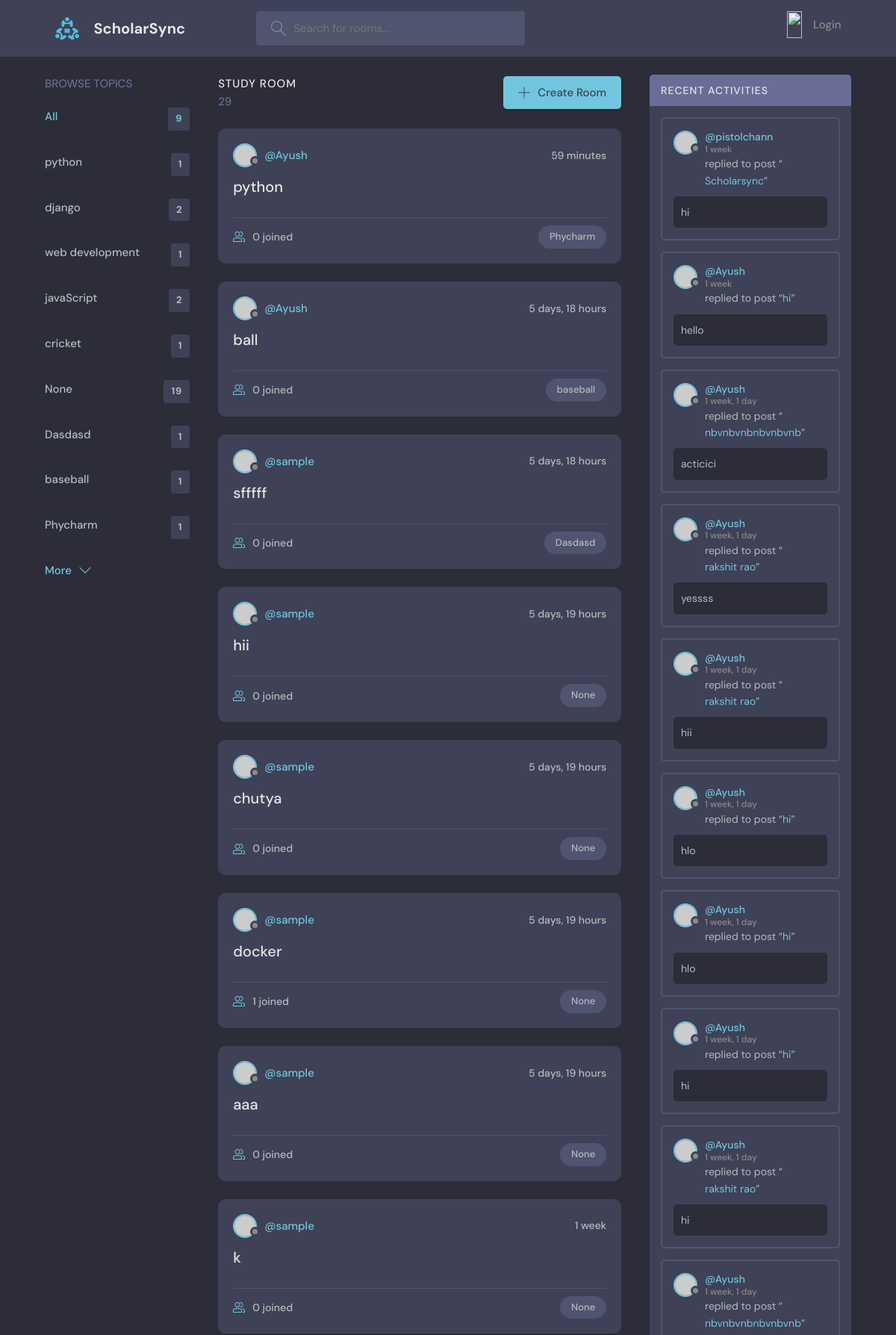
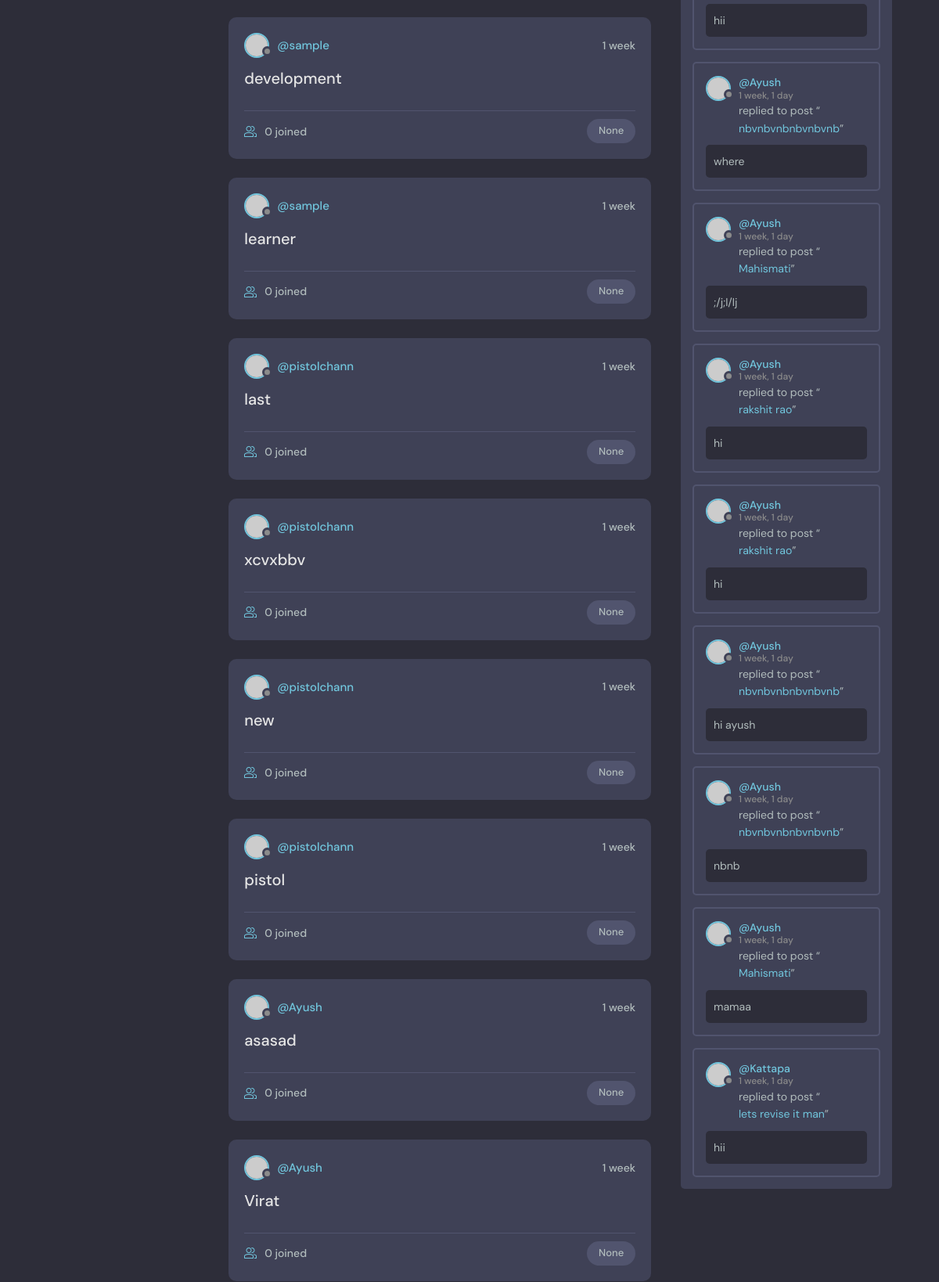
The page / (upper part) on the database its author committed (2 pictures, top to bottom).
### base/models.py (models this page shows, shortened)
class Topic(models.Model):
   name = models.CharField(max_length=200)

class Room(models.Model):
    host =   models.ForeignKey(User, on_delete=models.SET_NULL,null=True)
    topic = models.ForeignKey(Topic, on_delete=models.SET_NULL,null=True)
    name = models.CharField(max_length=200)
    description = models.TextField(null=True, blank=True)
    participants = models.ManyToManyField(User,related_name='participants',blank=True)
    updated = models.DateTimeField(auto_now=True)
    created = models.DateTimeField(auto_now_add=True)
    class Meta:
       ordering = ['-updated','-created']
    def __str__(self):
      return self.name

class Message(models.Model):
   user = models.ForeignKey(User, on_delete=models.CASCADE)
   room = models.ForeignKey(Room, on_delete=models.CASCADE)
   body = models.TextField()
   updated = models.DateTimeField(auto_now=True)
   created = models.DateTimeField(auto_now_add=True)
   class Meta:
       ordering = ['-updated','-created']

### base/views.py (the view)
# urls.py: path('',views.home,name="home"),
def home(request):
    q= request.GET.get('q') if request.GET.get('q')!=None else ''
    rooms = Room.objects.filter(
        Q(topic__name__icontains=q) |
        Q(name__icontains=q) |
        Q(description__icontains=q)
    )
    topics = Topic.objects.all()
    room_count = rooms.count()
    room_messages = Message.objects.filter(Q(room__topic__name__icontains=q))
    context = {'rooms':rooms,'topics':topics,
               'room_count':room_count,'room_messages': room_messages }
    return render(request, 'base/home.html',context )

### base/templates/base/home.html (shortened to what this page needs)
{% extends 'main.html' %}
{% block content %}
    <main class="layout layout--3">
      <div class="container">
        {% include 'base/topics_component.html'%}
        <div class="roomList">
          <div class="roomList__header">
            <div>
              <h2>Study Room</h2>
              <p>{{room_count}}</p>
            </div>
            <a class="btn btn--main" href='{% url "create-room"%}'>
              <svg version="1.1" xmlns="http://www.w3.org/2000/svg" width="32" height="32" viewBox="0 0 32 32">
                <title>add</title>
                <path
                  d="M16.943 0.943h-1.885v14.115h-14.115v1.885h14.115v14.115h1.885v-14.115h14.115v-1.885h-14.115v-14.115z"
                ></path>
              </svg>
              Create Room
            </a>
          </div>
          {% include 'base/feed_component.html' %}
        </div>
        {% include 'base/activity_component.html' %}
      </div>
    </main>
  {% endblock %}

### base/templates/base/topics_component.html (shortened to what this page needs)
        <div class="topics">
            <div class="topics__header">
              <h2>Browse Topics</h2>
            </div>
            <ul class="topics__list">
              <li>
                <a href="{% url 'home' %}" class="active">All <span>{{topics.count}}</span></a>
              </li>
              {% for topic in topics %}
              <li>
                <a href="{% url 'home' %}?q={{topic.name}}">{{topic.name}} <span>{{topic.room_set.all.count}}</span></a>
              </li>
             {% endfor %}
            </ul>
            <a class="btn btn--link" href="{% url 'topics' %}">
              More
              <svg version="1.1" xmlns="http://www.w3.org/2000/svg" width="32" height="32" viewBox="0 0 32 32">
                <title>chevron-down</title>
                <path d="M16 21l-13-13h-3l16 16 16-16h-3l-13 13z"></path>
              </svg>
            </a>
          </div>

### base/templates/base/feed_component.html (shortened to what this page needs)
{%  for room in rooms %}
<div class="roomListRoom">
  <div class="roomListRoom__header">
    <a href="{% url 'user-profile' room.host.id %}" class="roomListRoom__author">
      <div class="avatar avatar--small">
        <img src="https://randomuser.me/api/portraits/women/11.jpg" />
      </div>
      <span>@{{room.host.username}}</span>
    </a>
    <div class="roomListRoom__actions">
      <span>{{room.created|timesince}}</span>
    </div>
  </div>
  <div class="roomListRoom__content">
    <a href="{% url 'room' room.id %}">{{room.name}}</a>
  </div>
  <div class="roomListRoom__meta">
    <a href="{% url 'room' room.id %}" class="roomListRoom__joined">
      {{room.participants.all.count}} joined
    </a>
    <p class="roomListRoom__topic">{{room.topic.name}}</p>
  </div>
</div>
{% endfor %}

### base/templates/base/activity_component.html (shortened to what this page needs)
<div class="activities">
          <div class="activities__header">
            <h2>Recent Activities</h2>
          </div>
          {% for message in room_messages %}
          <div class="activities__box">
            <div class="activities__boxHeader roomListRoom__header">
              <a href="{% url 'user-profile' message.user.id %}" class="roomListRoom__author">
                <div class="avatar avatar--small">
                  <img src="https://randomuser.me/api/portraits/women/11.jpg" />
                </div>
                <p>
                  @{{message.user}}
                  <span>{{message.created|timesince}}</span>
                </p>
              </a>
            </div>
            <div class="activities__boxContent">
              <p>replied to post “<a href="{% url 'room' message.room.id  %}">{{message.room}}</a>”</p>
               <div class="activities__boxRoomContent">
                 {{message.body}}
               </div>
            </div>
        </div>
          {% endfor %}
</div>

### rows shown on the page
Topic: name "python", room_set.all.count "1"
Topic: name "django", room_set.all.count "2"
Topic: name "web development", room_set.all.count "1"
Topic: name "javaScript", room_set.all.count "2"
Topic: name "cricket", room_set.all.count "1"
Topic: name "None", room_set.all.count "19"
Topic: name "Dasdasd", room_set.all.count "1"
Topic: name "baseball", room_set.all.count "1"
Topic: name "Phycharm", room_set.all.count "1"
Room: host.username "Ayush", created "59 minutes", name "python", participants.all.count "0", topic.name "Phycharm"
Room: host.username "Ayush", created "5 days, 18 hours", name "ball", participants.all.count "0", topic.name "baseball"
Room: host.username "sample", created "5 days, 18 hours", name "sfffff", participants.all.count "0", topic.name "Dasdasd"
Room: host.username "sample", created "5 days, 19 hours", name "hii", participants.all.count "0", topic.name "None"
Room: host.username "sample", created "5 days, 19 hours", name "chutya", participants.all.count "0", topic.name "None"
Room: host.username "sample", created "5 days, 19 hours", name "docker", participants.all.count "1", topic.name "None"
Room: host.username "sample", created "5 days, 19 hours", name "aaa", participants.all.count "0", topic.name "None"
Room: host.username "sample", created "1 week", name "k", participants.all.count "0", topic.name "None"
Room: host.username "sample", created "1 week", name "development", participants.all.count "0", topic.name "None"
Room: host.username "sample", created "1 week", name "learner", participants.all.count "0", topic.name "None"
Room: host.username "pistolchann", created "1 week", name "last", participants.all.count "0", topic.name "None"
Room: host.username "pistolchann", created "1 week", name "xcvxbbv", participants.all.count "0", topic.name "None"
Room: host.username "pistolchann", created "1 week", name "new", participants.all.count "0", topic.name "None"
Room: host.username "pistolchann", created "1 week", name "pistol", participants.all.count "0", topic.name "None"
Room: host.username "Ayush", created "1 week", name "asasad", participants.all.count "0", topic.name "None"
Room: host.username "Ayush", created "1 week", name "Virat", participants.all.count "0", topic.name "None"
Message: user "pistolchann", created "1 week", room "Scholarsync", body "hi"
Message: user "Ayush", created "1 week", room "hi", body "hello"
Message: user "Ayush", created "1 week, 1 day", room "nbvnbvnbnbvnbvnb", body "acticici"
Message: user "Ayush", created "1 week, 1 day", room "rakshit rao", body "yessss"
Message: user "Ayush", created "1 week, 1 day", room "rakshit rao", body "hii"
Message: user "Ayush", created "1 week, 1 day", room "hi", body "hlo"
Message: user "Ayush", created "1 week, 1 day", room "hi", body "hlo"
Message: user "Ayush", created "1 week, 1 day", room "hi", body "hi"
Message: user "Ayush", created "1 week, 1 day", room "rakshit rao", body "hi"
Message: user "Ayush", created "1 week, 1 day", room "nbvnbvnbnbvnbvnb", body "hii"
Message: user "Ayush", created "1 week, 1 day", room "nbvnbvnbnbvnbvnb", body "where"
Message: user "Ayush", created "1 week, 1 day", room "Mahismati", body ";/j;l/lj"
Message: user "Ayush", created "1 week, 1 day", room "rakshit rao", body "hi"
Message: user "Ayush", created "1 week, 1 day", room "rakshit rao", body "hi"
Message: user "Ayush", created "1 week, 1 day", room "nbvnbvnbnbvnbvnb", body "hi ayush"
Message: user "Ayush", created "1 week, 1 day", room "nbvnbvnbnbvnbvnb", body "nbnb"
Message: user "Ayush", created "1 week, 1 day", room "Mahismati", body "mamaa"
Message: user "Kattapa", created "1 week, 1 day", room "lets revise it man", body "hii"

### other values the page prints
{{ topics.count }} "9"
{{ room_count }} "29"
